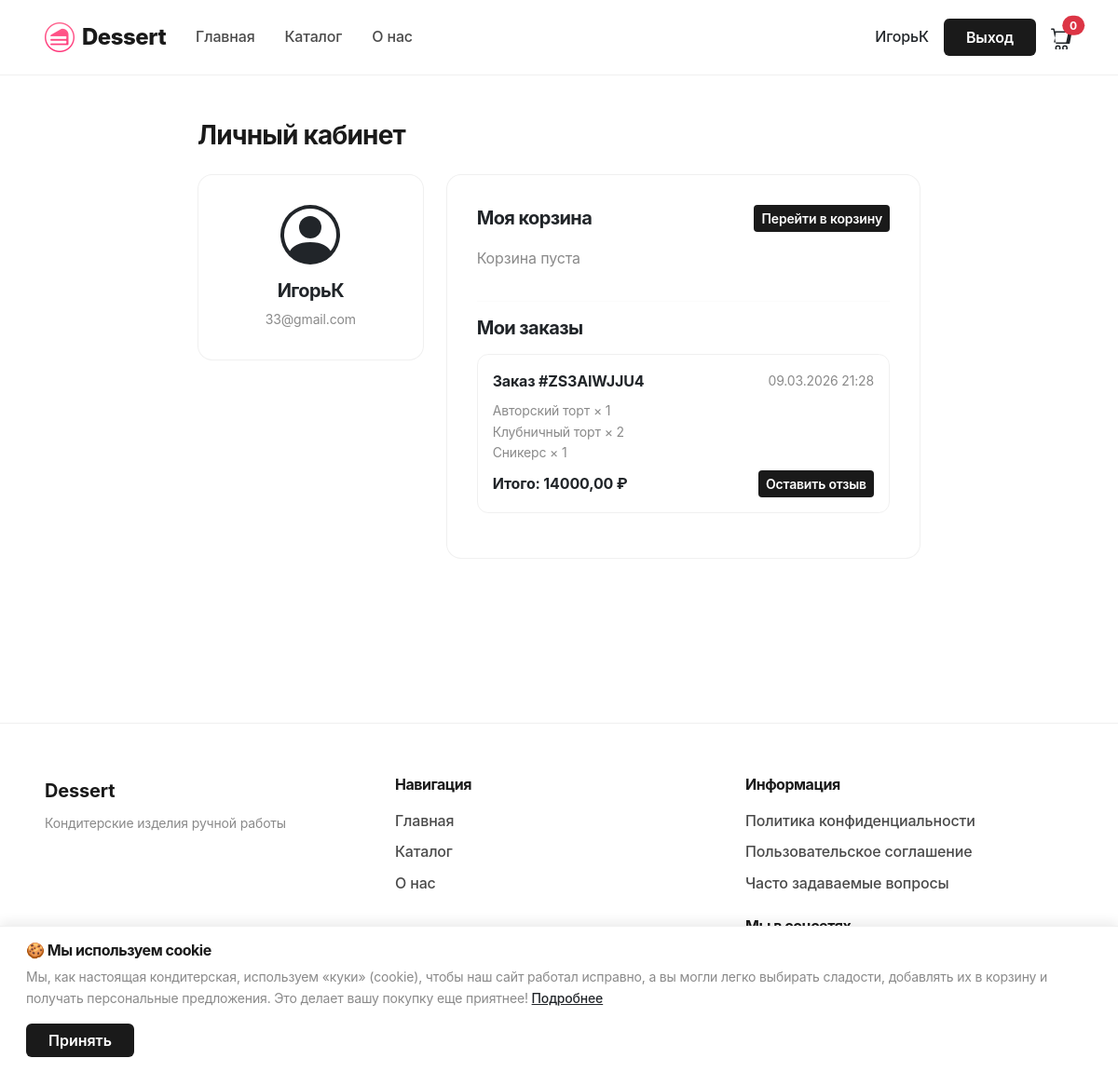
Page /profile/ (signed in) on the committed database.
### shop/models.py (models this page shows, shortened)
class Order(models.Model):
    closed = models.BooleanField(default=False, verbose_name='Закрыт')
    user = models.ForeignKey(User, on_delete=models.CASCADE, verbose_name='Пользователь')
    order_number = models.CharField(max_length=20, unique=True, verbose_name='Номер заказа')
    total_price = models.DecimalField(max_digits=10, decimal_places=2, verbose_name='Сумма')
    created = models.DateTimeField(auto_now_add=True, verbose_name='Создан')
    class Meta:
        verbose_name = 'Заказ'
        verbose_name_plural = 'Заказы'
        ordering = ['-created']

class OrderItem(models.Model):
    order = models.ForeignKey(Order, related_name='items', on_delete=models.CASCADE, verbose_name='Заказ')
    product_name = models.CharField(max_length=200, verbose_name='Название товара')
    product_price = models.DecimalField(max_digits=10, decimal_places=2, verbose_name='Цена')
    quantity = models.PositiveIntegerField(verbose_name='Количество')
    class Meta:
        verbose_name = 'Элемент заказа'
        verbose_name_plural = 'Элементы заказа'

### shop/auth_views.py (the view)
# urls.py: path('profile/', profile, name='profile'),
@login_required
def profile(request):
    if request.user.is_superuser:
        return redirect('admin_panel')
    cart, created = Cart.objects.get_or_create(user=request.user)
    orders = Order.objects.filter(user=request.user)
    return render(request, 'accounts/profile.html', {'cart': cart, 'orders': orders})

### templates/accounts/profile.html (shortened to what this page needs)
{% extends "base.html" %}
{% block content %}
<section class="py-5">
    <div class="container" style="max-width: 800px;">
        <h1 class="h3 fw-bold mb-4">Личный кабинет</h1>
        <div class="row g-4">
            <div class="col-md-4">
                <div class="card" style="border: 1px solid var(--border); border-radius: 16px; padding: 2rem; text-align: center;">
                    <div class="mb-3">
                        <svg xmlns="http://www.w3.org/2000/svg" width="64" height="64" fill="currentColor" viewBox="0 0 16 16">
                            <path d="M11 6a3 3 0 1 1-6 0 3 3 0 0 1 6 0z"/>
                            <path d="M0 8a8 8 0 1 1 16 0A8 8 0 0 1 0 8zm8-7a7 7 0 0 0-5.468 11.37C3.242 11.226 4.805 10 8 10s4.757 1.225 5.468 2.37A7 7 0 0 0 8 1z"/>
                        </svg>
                    </div>
                    <h2 class="h5 fw-bold mb-2">{{ user.username }}</h2>
                    <p class="text-muted small mb-0">{{ user.email }}</p>
                </div>
            </div>
            <div class="col-md-8">
                <div class="card" style="border: 1px solid var(--border); border-radius: 16px; padding: 2rem;">
                    <div class="d-flex justify-content-between align-items-center mb-3">
                        <h3 class="h5 fw-bold mb-0">Моя корзина</h3>
                        <a href="{% url 'cart' %}" class="btn btn-dark btn-sm">Перейти в корзину</a>
                    </div>
                    {% if cart.items.all %}
                    <div class="mb-3">
                        <p class="text-muted mb-2">Товаров в корзине: {{ cart.items.count }}</p>
                        <p class="fw-bold">Итого: {{ cart.get_total_price }} ₽</p>
                    </div>
                    {% else %}
                    <p class="text-muted">Корзина пуста</p>
                    {% endif %}
                    <hr style="border-color: var(--border);">
                    <h3 class="h5 fw-bold mb-3">Мои заказы</h3>
                    {% if orders %}
                        {% for order in orders %}
                        <div class="mb-3 p-3" style="border: 1px solid var(--border); border-radius: 12px;">
                            <div class="d-flex justify-content-between align-items-center mb-2">
                                <span class="fw-bold">Заказ #{{ order.order_number }}</span>
                                <span class="text-muted small">{{ order.created|date:"d.m.Y H:i" }}</span>
                            </div>
                            <div class="mb-2">
                                {% for item in order.items.all %}
                                <div class="text-muted small">{{ item.product_name }} × {{ item.quantity }}</div>
                                {% endfor %}
                            </div>
                            <div class="d-flex justify-content-between align-items-center">
                                <div class="fw-bold">Итого: {{ order.total_price }} ₽</div>
                                {% if not order.review_set.exists %}
                                <a href="{% url 'add_review' order.id %}" class="btn btn-sm btn-dark">Оставить отзыв</a>
                                {% else %}
                                <span class="text-success small">✓ Отзыв оставлен</span>
                                {% endif %}
                            </div>
                        </div>
                        {% endfor %}
                    {% else %}
                    <p class="text-muted">У вас пока нет заказов</p>
                    {% endif %}
                </div>
            </div>
        </div>
    </div>
</section>
{% endblock %}

### templates/base.html (shortened to what this page needs)
{% load static %}
<!doctype html>
<html lang="ru">
<head>
    <link href="{% static 'bootstrap.min.css' %}" rel="stylesheet">
    <link href="{% static 'css/main.css' %}" rel="stylesheet">
</head>
<body>
<nav class="navbar navbar-expand-lg sticky-top">
  <div class="container-fluid">
    <a class="navbar-brand d-flex align-items-center gap-2" href="/">
      <img src="{% static 'images/cake.png' %}" alt="Dessert" style="width: 32px; height: 32px;">
      <span>Dessert</span>
    </a>
    <div class="collapse navbar-collapse" id="navbarSupportedContent">
      <ul class="navbar-nav me-auto mb-2 mb-lg-0">
        <li class="nav-item">
          <a class="nav-link {% if request.resolver_match.url_name == 'index' %}active{% endif %}" {% if request.resolver_match.url_name == 'index' %}aria-current="page"{% endif %} href="{% url 'index' %}">Главная</a>
        </li>
        <li class="nav-item">
          <a class="nav-link {% if request.resolver_match.url_name == 'catalog' %}active{% endif %}" {% if request.resolver_match.url_name == 'catalog' %}aria-current="page"{% endif %} href="{% url 'catalog' %}">Каталог</a>
        </li>
        <li class="nav-item">
          <a class="nav-link {% if request.resolver_match.url_name == 'about' %}active{% endif %}" {% if request.resolver_match.url_name == 'about' %}aria-current="page"{% endif %} href="{% url 'about' %}">О нас</a>
        </li>
      </ul>
      <div class="d-flex align-items-center gap-3">
        {% if user.is_authenticated %}
          <a href="{% url 'profile' %}" class="text-decoration-none text-dark fw-medium">{{ user.username }}</a>
          <a href="{% url 'logout' %}" class="btn btn-dark px-4 py-2">Выход</a>
        {% else %}
          <a href="{% url 'login' %}" class="text-decoration-none text-dark fw-medium">Вход</a>
          <a href="{% url 'register' %}" class="btn btn-dark px-4 py-2">Регистрация</a>
        {% endif %}
        {% if user.is_authenticated and not user.is_superuser %}
        <a href="#" class="position-relative text-dark" data-bs-toggle="modal" data-bs-target="#cartModal">
          <span class="position-absolute top-0 start-100 translate-middle badge rounded-pill bg-danger" id="cart-count">0</span>
        </a>
        {% endif %}
      </div>
    </div>
  </div>
</nav>
    <main>
        {% block content %}
        {% endblock %}
    </main>
    <footer class="site-footer">
        <div class="container">
            <div class="row py-4">
                <div class="col-md-4 mb-3 mb-md-0">
                    <span class="fw-bold" style="font-size: 1.25rem;">Dessert</span>
                    <p class="text-muted small mt-2 mb-0">Кондитерские изделия ручной работы</p>
                </div>
                <div class="col-md-4 mb-3 mb-md-0">
                    <h6 class="fw-bold mb-3">Навигация</h6>
                    <ul class="list-unstyled">
                        <li class="mb-2"><a href="{% url 'index' %}" class="footer-link">Главная</a></li>
                        <li class="mb-2"><a href="{% url 'catalog' %}" class="footer-link">Каталог</a></li>
                        <li class="mb-2"><a href="{% url 'about' %}" class="footer-link">О нас</a></li>
                    </ul>
                </div>
                <div class="col-md-4">
                    <h6 class="fw-bold mb-3">Информация</h6>
                    <ul class="list-unstyled">
                        <li class="mb-2"><a href="{% url 'privacy' %}" class="footer-link">Политика конфиденциальности</a></li>
                        <li class="mb-2"><a href="{% url 'terms' %}" class="footer-link">Пользовательское соглашение</a></li>
                        <li class="mb-2"><a href="#" data-bs-toggle="modal" data-bs-target="#faqModal" class="footer-link">Часто задаваемые вопросы</a></li>
                    </ul>
                    <h6 class="fw-bold mb-3 mt-4">Мы в соцсетях</h6>
                    <div class="d-flex gap-3">
                        <a href="https://t.me/" target="_blank" class="text-dark" rel="nofollow">
                        </a>
                        <a href="https://vk.com/" target="_blank" class="text-dark" rel="nofollow">
                        </a>
                        <a href="https://ok.ru/" target="_blank" class="text-dark" rel="nofollow">
                        </a>
                    </div>
                </div>
            </div>
            <div class="row border-top pt-3" style="border-color: var(--border) !important;">
                <div class="col text-center">
                    <span class="text-muted small">© 2026 Dessert. Все права защищены.</span>
                </div>
            </div>
        </div>
    </footer>
    <div id="cookieNotice" class="position-fixed bottom-0 start-0 end-0 p-3" style="background: var(--surface); border-top: 1px solid var(--border); z-index: 9999; display: none; box-shadow: 0 -4px 12px rgba(0, 0, 0, 0.08);">
        <div class="container" style="max-width: 1400px;">
            <div class="d-flex align-items-center justify-content-between flex-wrap gap-3">
                <div>
                    <h6 class="fw-bold mb-2">🍪 Мы используем cookie</h6>
                    <p class="mb-0 text-muted small">
                        Мы, как настоящая кондитерская, используем «куки» (cookie), чтобы наш сайт работал исправно, а вы могли легко выбирать сладости, добавлять их в корзину и получать персональные предложения. Это делает вашу покупку еще приятнее!
                        <a href="{% url 'cookies' %}" class="text-dark fw-medium">Подробнее</a>
                    </p>
                </div>
                <button onclick="acceptCookies()" class="btn btn-dark px-4">Принять</button>
            </div>
        </div>
    </div>
</body>
</html>

### static/css/main.css (style rules this page uses)
:root { --bg-primary: #ffffff; --bg-secondary: #ffffff; --surface: #ffffff; --text-primary: #1a1a1a; --text-secondary: #4a4a4a; --text-muted: #8a8a8a; --border: rgba(0, 0, 0, 0.06); --border-hover: rgba(0, 0, 0, 0.12); --shadow-sm: 0 1px 3px rgba(0, 0, 0, 0.04); --shadow-md: 0 4px 12px rgba(0, 0, 0, 0.06); --shadow-lg: 0 12px 40px rgba(0, 0, 0, 0.08); }
* { font-family: -apple-system, BlinkMacSystemFont, 'Segoe UI', Roboto, 'Helvetica Neue', Arial, sans-serif; }
body { background: var(--surface); color: var(--text-primary); font-weight: 400; letter-spacing: -0.01em; line-height: 1.6; }
.navbar { background: var(--surface) !important; border-bottom: 1px solid var(--border); padding: 1rem 0 !important; transition: all 0.3s ease; }
.navbar .container-fluid { max-width: 1400px; padding: 0 3rem; }
.navbar-brand { font-size: 1.5rem; font-weight: 800; letter-spacing: -0.02em; color: var(--text-primary) !important; text-decoration: none; transition: opacity 0.2s ease; }
.nav-link { color: var(--text-secondary) !important; font-weight: 500; font-size: 1rem; padding: 0.5rem 1rem !important; transition: color 0.2s ease; }
.btn-dark { background: var(--text-primary); border: none; font-weight: 600; transition: all 0.2s ease; }
.site-footer { background: var(--surface); border-top: 1px solid var(--border); padding: 2rem 0; margin-top: 8rem; }
.site-footer .container { max-width: 1400px; padding: 0 3rem; }
.site-footer .footer-link { color: var(--text-secondary); text-decoration: none; font-weight: 500; transition: color 0.2s ease; }
h1, h2, h3, h4, h5, h6 { font-weight: 700; letter-spacing: -0.03em; line-height: 1.2; }
.text-muted { color: var(--text-muted) !important; }

### rows in the picture
Order: order_number "ZS3AIWJJU4", created "09.03.2026 21:28", total_price "14000,00", shows "Оставить отзыв"
OrderItem: product_name "Авторский торт", quantity "1"
OrderItem: product_name "Клубничный торт", quantity "2"
OrderItem: product_name "Сникерс", quantity "1"

### other values in the picture
{{ user.username }} "ИгорьК"
{{ user.email }} "33@gmail.com"
